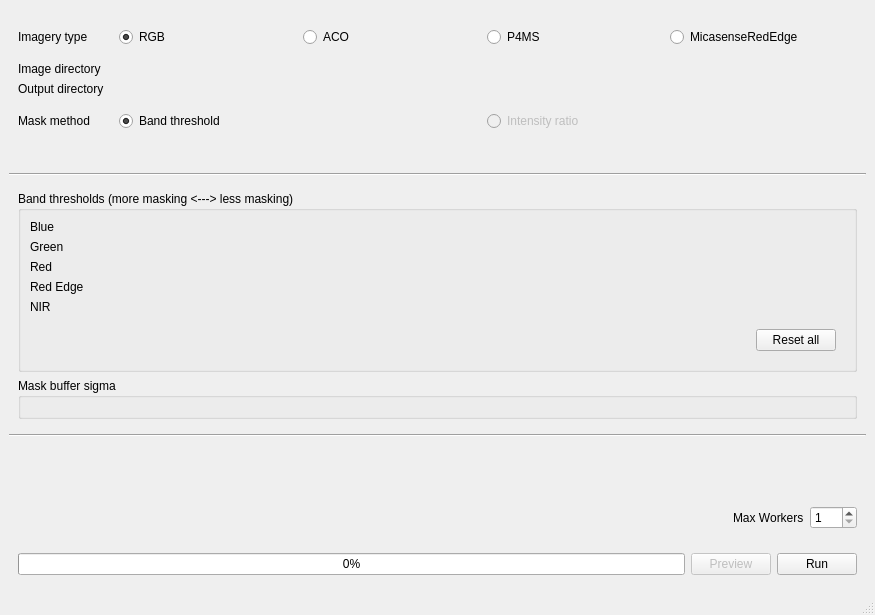
<?xml version="1.0" encoding="UTF-8"?>
<ui version="4.0">
 <class>MainWindow</class>
 <widget class="QMainWindow" name="MainWindow">
  <property name="geometry">
   <rect>
    <x>0</x>
    <y>0</y>
    <width>875</width>
    <height>615</height>
   </rect>
  </property>
  <property name="windowTitle">
   <string>GlintMaskGenerator</string>
  </property>
  <widget class="QWidget" name="centralwidget">
   <layout class="QVBoxLayout" name="verticalLayout_4">
    <item>
     <widget class="QFrame" name="frame_13">
      <layout class="QGridLayout" name="gridLayout">
       <item row="1" column="1">
        <widget class="QWidget" name="widget_5" native="true">
         <property name="sizePolicy">
          <sizepolicy hsizetype="MinimumExpanding" vsizetype="Preferred">
           <horstretch>0</horstretch>
           <verstretch>0</verstretch>
          </sizepolicy>
         </property>
         <layout class="QHBoxLayout" name="horizontalLayout_4">
          <item>
           <widget class="QRadioButton" name="img_type_rgb_radio">
            <property name="text">
             <string>RGB</string>
            </property>
            <property name="checked">
             <bool>true</bool>
            </property>
           </widget>
          </item>
          <item>
           <widget class="QRadioButton" name="img_type_aco_radio">
            <property name="text">
             <string>ACO</string>
            </property>
           </widget>
          </item>
          <item>
           <widget class="QRadioButton" name="img_type_p4ms_radio">
            <property name="text">
             <string>P4MS</string>
            </property>
           </widget>
          </item>
          <item>
           <widget class="QRadioButton" name="img_type_micasense_radio">
            <property name="text">
             <string>MicasenseRedEdge</string>
            </property>
           </widget>
          </item>
         </layout>
        </widget>
       </item>
       <item row="1" column="0">
        <widget class="QLabel" name="label_2">
         <property name="sizePolicy">
          <sizepolicy hsizetype="Minimum" vsizetype="Preferred">
           <horstretch>0</horstretch>
           <verstretch>0</verstretch>
          </sizepolicy>
         </property>
         <property name="text">
          <string>Imagery type</string>
         </property>
        </widget>
       </item>
       <item row="3" column="1">
        <widget class="DirectoryPath" name="mask_dir_w" native="true">
         <property name="sizePolicy">
          <sizepolicy hsizetype="MinimumExpanding" vsizetype="Preferred">
           <horstretch>0</horstretch>
           <verstretch>0</verstretch>
          </sizepolicy>
         </property>
        </widget>
       </item>
       <item row="2" column="1">
        <widget class="DirectoryPath" name="img_dir_w" native="true">
         <property name="sizePolicy">
          <sizepolicy hsizetype="MinimumExpanding" vsizetype="Preferred">
           <horstretch>0</horstretch>
           <verstretch>0</verstretch>
          </sizepolicy>
         </property>
        </widget>
       </item>
       <item row="3" column="0">
        <widget class="QLabel" name="label_4">
         <property name="sizePolicy">
          <sizepolicy hsizetype="Minimum" vsizetype="Preferred">
           <horstretch>0</horstretch>
           <verstretch>0</verstretch>
          </sizepolicy>
         </property>
         <property name="text">
          <string>Output directory</string>
         </property>
        </widget>
       </item>
       <item row="2" column="0">
        <widget class="QLabel" name="label_3">
         <property name="sizePolicy">
          <sizepolicy hsizetype="Minimum" vsizetype="Preferred">
           <horstretch>0</horstretch>
           <verstretch>0</verstretch>
          </sizepolicy>
         </property>
         <property name="text">
          <string>Image directory</string>
         </property>
        </widget>
       </item>
       <item row="4" column="1">
        <widget class="QFrame" name="frame_4">
         <property name="sizePolicy">
          <sizepolicy hsizetype="MinimumExpanding" vsizetype="Preferred">
           <horstretch>0</horstretch>
           <verstretch>0</verstretch>
          </sizepolicy>
         </property>
         <layout class="QHBoxLayout" name="horizontalLayout_13">
          <item>
           <widget class="QRadioButton" name="method_threshold_radio">
            <property name="sizePolicy">
             <sizepolicy hsizetype="Minimum" vsizetype="Fixed">
              <horstretch>0</horstretch>
              <verstretch>0</verstretch>
             </sizepolicy>
            </property>
            <property name="text">
             <string>Band threshold</string>
            </property>
            <property name="checked">
             <bool>true</bool>
            </property>
           </widget>
          </item>
          <item>
           <widget class="QRadioButton" name="method_ratio_radio">
            <property name="enabled">
             <bool>false</bool>
            </property>
            <property name="sizePolicy">
             <sizepolicy hsizetype="Minimum" vsizetype="Fixed">
              <horstretch>0</horstretch>
              <verstretch>0</verstretch>
             </sizepolicy>
            </property>
            <property name="text">
             <string>Intensity ratio</string>
            </property>
           </widget>
          </item>
         </layout>
        </widget>
       </item>
       <item row="4" column="0">
        <widget class="QLabel" name="label">
         <property name="sizePolicy">
          <sizepolicy hsizetype="Minimum" vsizetype="Preferred">
           <horstretch>0</horstretch>
           <verstretch>0</verstretch>
          </sizepolicy>
         </property>
         <property name="text">
          <string>Mask method</string>
         </property>
        </widget>
       </item>
      </layout>
     </widget>
    </item>
    <item>
     <spacer name="verticalSpacer">
      <property name="orientation">
       <enum>Qt::Vertical</enum>
      </property>
      <property name="sizeHint" stdset="0">
       <size>
        <width>20</width>
        <height>40</height>
       </size>
      </property>
     </spacer>
    </item>
    <item>
     <widget class="Line" name="line">
      <property name="orientation">
       <enum>Qt::Horizontal</enum>
      </property>
     </widget>
    </item>
    <item>
     <widget class="QStackedWidget" name="parameters_stack">
      <property name="enabled">
       <bool>true</bool>
      </property>
      <property name="layoutDirection">
       <enum>Qt::LeftToRight</enum>
      </property>
      <property name="currentIndex">
       <number>0</number>
      </property>
      <widget class="QWidget" name="threshold_params_widget">
       <layout class="QVBoxLayout" name="verticalLayout_5">
        <item>
         <widget class="QGroupBox" name="groupBox_3">
          <property name="title">
           <string>Band thresholds (more masking &lt;---&gt; less masking)</string>
          </property>
          <layout class="QGridLayout" name="gridLayout_2">
           <item row="7" column="2">
            <widget class="QWidget" name="widget_4" native="true">
             <layout class="QHBoxLayout" name="horizontalLayout_5">
              <item>
               <spacer name="horizontalSpacer_2">
                <property name="orientation">
                 <enum>Qt::Horizontal</enum>
                </property>
                <property name="sizeHint" stdset="0">
                 <size>
                  <width>40</width>
                  <height>20</height>
                 </size>
                </property>
               </spacer>
              </item>
              <item>
               <widget class="QPushButton" name="reset_thresholds_btn">
                <property name="text">
                 <string>Reset all</string>
                </property>
               </widget>
              </item>
             </layout>
            </widget>
           </item>
           <item row="6" column="0">
            <widget class="QLabel" name="label_15">
             <property name="text">
              <string>NIR</string>
             </property>
             <property name="buddy">
              <cstring>nir_thresh_w</cstring>
             </property>
            </widget>
           </item>
           <item row="0" column="0">
            <widget class="QLabel" name="label_13">
             <property name="text">
              <string>Blue</string>
             </property>
             <property name="buddy">
              <cstring>blue_thresh_w</cstring>
             </property>
            </widget>
           </item>
           <item row="1" column="0">
            <widget class="QLabel" name="label_14">
             <property name="text">
              <string>Green</string>
             </property>
             <property name="buddy">
              <cstring>green_thresh_w</cstring>
             </property>
            </widget>
           </item>
           <item row="6" column="2">
            <widget class="ThresholdCtrl" name="nir_thresh_w" native="true"/>
           </item>
           <item row="2" column="2">
            <widget class="ThresholdCtrl" name="red_thresh_w" native="true"/>
           </item>
           <item row="4" column="2">
            <widget class="ThresholdCtrl" name="rededge_thresh_w" native="true"/>
           </item>
           <item row="0" column="2">
            <widget class="ThresholdCtrl" name="blue_thresh_w" native="true"/>
           </item>
           <item row="4" column="0">
            <widget class="QLabel" name="label_5">
             <property name="text">
              <string>Red Edge</string>
             </property>
             <property name="buddy">
              <cstring>rededge_thresh_w</cstring>
             </property>
            </widget>
           </item>
           <item row="2" column="0">
            <widget class="QLabel" name="label_16">
             <property name="text">
              <string>Red</string>
             </property>
             <property name="buddy">
              <cstring>red_thresh_w</cstring>
             </property>
            </widget>
           </item>
           <item row="1" column="2">
            <widget class="ThresholdCtrl" name="green_thresh_w" native="true"/>
           </item>
          </layout>
         </widget>
        </item>
        <item>
         <widget class="QGroupBox" name="groupBox_12">
          <property name="title">
           <string>Mask buffer sigma</string>
          </property>
          <layout class="QHBoxLayout" name="horizontalLayout_19">
           <item>
            <widget class="BufferCtrl" name="buffer_sigma_w" native="true"/>
           </item>
          </layout>
         </widget>
        </item>
       </layout>
      </widget>
      <widget class="QWidget" name="ratio_params_widget">
       <layout class="QVBoxLayout" name="verticalLayout_2">
        <item>
         <widget class="QGroupBox" name="groupBox">
          <property name="title">
           <string>GroupBox</string>
          </property>
         </widget>
        </item>
        <item>
         <widget class="QGroupBox" name="groupBox_2">
          <property name="title">
           <string>GroupBox</string>
          </property>
         </widget>
        </item>
       </layout>
      </widget>
     </widget>
    </item>
    <item>
     <widget class="Line" name="line_2">
      <property name="orientation">
       <enum>Qt::Horizontal</enum>
      </property>
     </widget>
    </item>
    <item>
     <spacer name="verticalSpacer_2">
      <property name="orientation">
       <enum>Qt::Vertical</enum>
      </property>
      <property name="sizeHint" stdset="0">
       <size>
        <width>20</width>
        <height>76</height>
       </size>
      </property>
     </spacer>
    </item>
    <item>
     <widget class="QWidget" name="widget_3" native="true">
      <layout class="QHBoxLayout" name="horizontalLayout_3">
       <item>
        <spacer name="horizontalSpacer">
         <property name="orientation">
          <enum>Qt::Horizontal</enum>
         </property>
         <property name="sizeHint" stdset="0">
          <size>
           <width>805</width>
           <height>20</height>
          </size>
         </property>
        </spacer>
       </item>
       <item>
        <widget class="QLabel" name="label_6">
         <property name="text">
          <string>Max Workers</string>
         </property>
         <property name="buddy">
          <cstring>max_workers_spinbox</cstring>
         </property>
        </widget>
       </item>
       <item>
        <widget class="QSpinBox" name="max_workers_spinbox">
         <property name="minimum">
          <number>1</number>
         </property>
         <property name="maximum">
          <number>100</number>
         </property>
         <property name="singleStep">
          <number>4</number>
         </property>
        </widget>
       </item>
      </layout>
     </widget>
    </item>
    <item>
     <widget class="QWidget" name="widget_14" native="true">
      <layout class="QHBoxLayout" name="horizontalLayout_10">
       <item>
        <widget class="QProgressBar" name="progress_bar">
         <property name="maximum">
          <number>100</number>
         </property>
         <property name="value">
          <number>0</number>
         </property>
        </widget>
       </item>
       <item>
        <widget class="QPushButton" name="preview_btn">
         <property name="enabled">
          <bool>false</bool>
         </property>
         <property name="text">
          <string>Preview</string>
         </property>
        </widget>
       </item>
       <item>
        <widget class="QPushButton" name="run_btn">
         <property name="text">
          <string>Run</string>
         </property>
        </widget>
       </item>
      </layout>
     </widget>
    </item>
   </layout>
  </widget>
  <widget class="QStatusBar" name="statusbar"/>
 </widget>
 <customwidgets>
  <customwidget>
   <class>ThresholdCtrl</class>
   <extends>QWidget</extends>
   <header>widgets/threshold_ctrl.h</header>
   <container>1</container>
  </customwidget>
  <customwidget>
   <class>DirectoryPath</class>
   <extends>QWidget</extends>
   <header>widgets/directory_path.h</header>
   <container>1</container>
  </customwidget>
  <customwidget>
   <class>BufferCtrl</class>
   <extends>QWidget</extends>
   <header>widgets/buffer_ctrl.h</header>
   <container>1</container>
  </customwidget>
 </customwidgets>
 <tabstops>
  <tabstop>img_type_rgb_radio</tabstop>
  <tabstop>img_type_p4ms_radio</tabstop>
  <tabstop>img_type_micasense_radio</tabstop>
  <tabstop>method_threshold_radio</tabstop>
  <tabstop>method_ratio_radio</tabstop>
  <tabstop>preview_btn</tabstop>
  <tabstop>run_btn</tabstop>
 </tabstops>
 <resources/>
 <connections>
  <connection>
   <sender>run_btn</sender>
   <signal>released()</signal>
   <receiver>MainWindow</receiver>
   <slot>run_btn_clicked()</slot>
   <hints>
    <hint type="sourcelabel">
     <x>984</x>
     <y>574</y>
    </hint>
    <hint type="destinationlabel">
     <x>954</x>
     <y>614</y>
    </hint>
   </hints>
  </connection>
  <connection>
   <sender>preview_btn</sender>
   <signal>clicked()</signal>
   <receiver>MainWindow</receiver>
   <slot>preview_btn_clicked()</slot>
   <hints>
    <hint type="sourcelabel">
     <x>898</x>
     <y>574</y>
    </hint>
    <hint type="destinationlabel">
     <x>806</x>
     <y>614</y>
    </hint>
   </hints>
  </connection>
  <connection>
   <sender>method_threshold_radio</sender>
   <signal>clicked()</signal>
   <receiver>MainWindow</receiver>
   <slot>update_method_params()</slot>
   <hints>
    <hint type="sourcelabel">
     <x>452</x>
     <y>144</y>
    </hint>
    <hint type="destinationlabel">
     <x>182</x>
     <y>224</y>
    </hint>
   </hints>
  </connection>
  <connection>
   <sender>method_ratio_radio</sender>
   <signal>clicked()</signal>
   <receiver>MainWindow</receiver>
   <slot>update_method_params()</slot>
   <hints>
    <hint type="sourcelabel">
     <x>974</x>
     <y>144</y>
    </hint>
    <hint type="destinationlabel">
     <x>671</x>
     <y>225</y>
    </hint>
   </hints>
  </connection>
  <connection>
   <sender>reset_thresholds_btn</sender>
   <signal>released()</signal>
   <receiver>MainWindow</receiver>
   <slot>reset_thresholds()</slot>
   <hints>
    <hint type="sourcelabel">
     <x>932</x>
     <y>360</y>
    </hint>
    <hint type="destinationlabel">
     <x>998</x>
     <y>374</y>
    </hint>
   </hints>
  </connection>
  <connection>
   <sender>img_type_rgb_radio</sender>
   <signal>clicked()</signal>
   <receiver>MainWindow</receiver>
   <slot>enable_available_thresholds()</slot>
   <hints>
    <hint type="sourcelabel">
     <x>295</x>
     <y>39</y>
    </hint>
    <hint type="destinationlabel">
     <x>281</x>
     <y>4</y>
    </hint>
   </hints>
  </connection>
  <connection>
   <sender>img_type_aco_radio</sender>
   <signal>clicked()</signal>
   <receiver>MainWindow</receiver>
   <slot>enable_available_thresholds()</slot>
   <hints>
    <hint type="sourcelabel">
     <x>370</x>
     <y>39</y>
    </hint>
    <hint type="destinationlabel">
     <x>367</x>
     <y>3</y>
    </hint>
   </hints>
  </connection>
  <connection>
   <sender>img_type_p4ms_radio</sender>
   <signal>clicked()</signal>
   <receiver>MainWindow</receiver>
   <slot>enable_available_thresholds()</slot>
   <hints>
    <hint type="sourcelabel">
     <x>579</x>
     <y>45</y>
    </hint>
    <hint type="destinationlabel">
     <x>589</x>
     <y>5</y>
    </hint>
   </hints>
  </connection>
  <connection>
   <sender>img_type_micasense_radio</sender>
   <signal>clicked()</signal>
   <receiver>MainWindow</receiver>
   <slot>enable_available_thresholds()</slot>
   <hints>
    <hint type="sourcelabel">
     <x>836</x>
     <y>41</y>
    </hint>
    <hint type="destinationlabel">
     <x>846</x>
     <y>2</y>
    </hint>
   </hints>
  </connection>
 </connections>
 <slots>
  <slot>img_dir_btn_clicked()</slot>
  <slot>mask_dir_btn_clicked()</slot>
  <slot>run_btn_clicked()</slot>
  <slot>preview_btn_clicked()</slot>
  <slot>update_method_params()</slot>
  <slot>reset_thresholds()</slot>
  <slot>enable_available_thresholds()</slot>
 </slots>
</ui>
